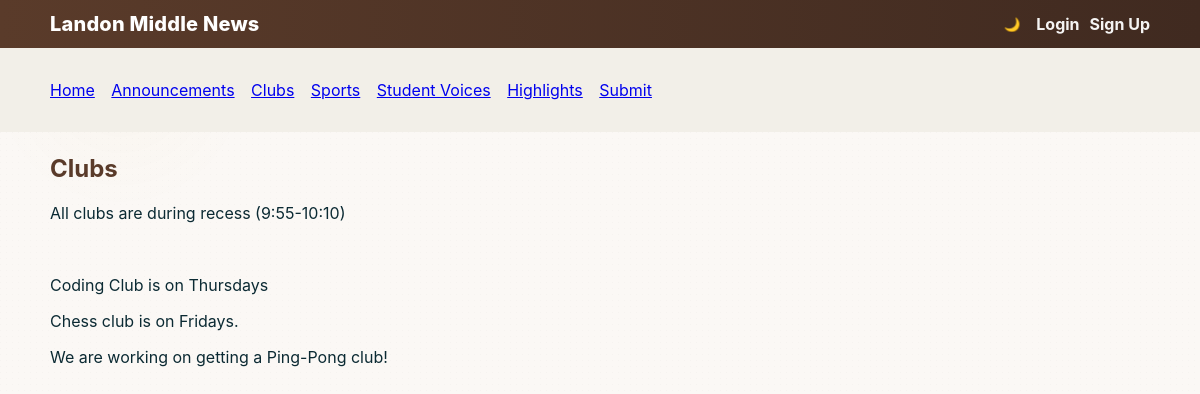
Page /clubs on the committed database.
### tables this page shows
CREATE TABLE pages (
            id INTEGER PRIMARY KEY AUTOINCREMENT,
            slug TEXT UNIQUE NOT NULL,
            title TEXT NOT NULL,
            content TEXT,
            updated_at TIMESTAMP DEFAULT CURRENT_TIMESTAMP
        );

### app.py (the view)
@app.route('/clubs')
def clubs():
    conn = get_db_connection()
    cur = conn.cursor()
    cur.execute('SELECT title, content FROM pages WHERE slug = ?', ('clubs',))
    p = cur.fetchone()
    conn.close()
    if p:
        return render_template('page.html', title=p['title'], content=p['content'])
    return render_template('clubs.html')

### app.py (called while the page is built)
def get_db_connection():
    conn = sqlite3.connect(DB_PATH)
    conn.row_factory = sqlite3.Row
    return conn

### templates/page.html (shortened to what this page needs)
{% extends "layout.html" %}
{% block content %}
<article>
  <h2>{{ title }}</h2>
  <div>{{ content|safe }}</div>
</article>
{% endblock %}

### templates/layout.html (style rules this page uses)
:root { --brand:#5a3b2a;--accent:#d4af37;--bg:#fbf8f5;--card:#ffffff;--muted:#6b5a4a;--text:#0b2a33 }
html,body { height:100%; }
body { font-family:Inter, ui-sans-serif, system-ui, -apple-system, "Segoe UI", Roboto, "Helvetica Neue", Arial; margin:0; padding:0; background:var(--bg); color:var(--text);transition:background-color .25s,color .25s }
h1,h2,h3 { color:var(--brand);margin-top:0 }
body::before { content:"";position:fixed;inset:0;z-index:-1;pointer-events:none;background-image:radial-gradient(circle at 10% 10%, rgba(212,175,55,0.03), transparent 10%), linear-gradient(135deg, rgba(0,0,0,0.02) 0px, rgba(0,0,0,0.02) 1px, transparent 1px);background-size:100% 100%, 6px 6px; }

### rows in the picture
pages: title "Clubs", content "All clubs are during recess (9:55-10:10) Coding Club is on Thursdays Chess club is on Fridays. We are working on getting a Ping-Pong club!"
